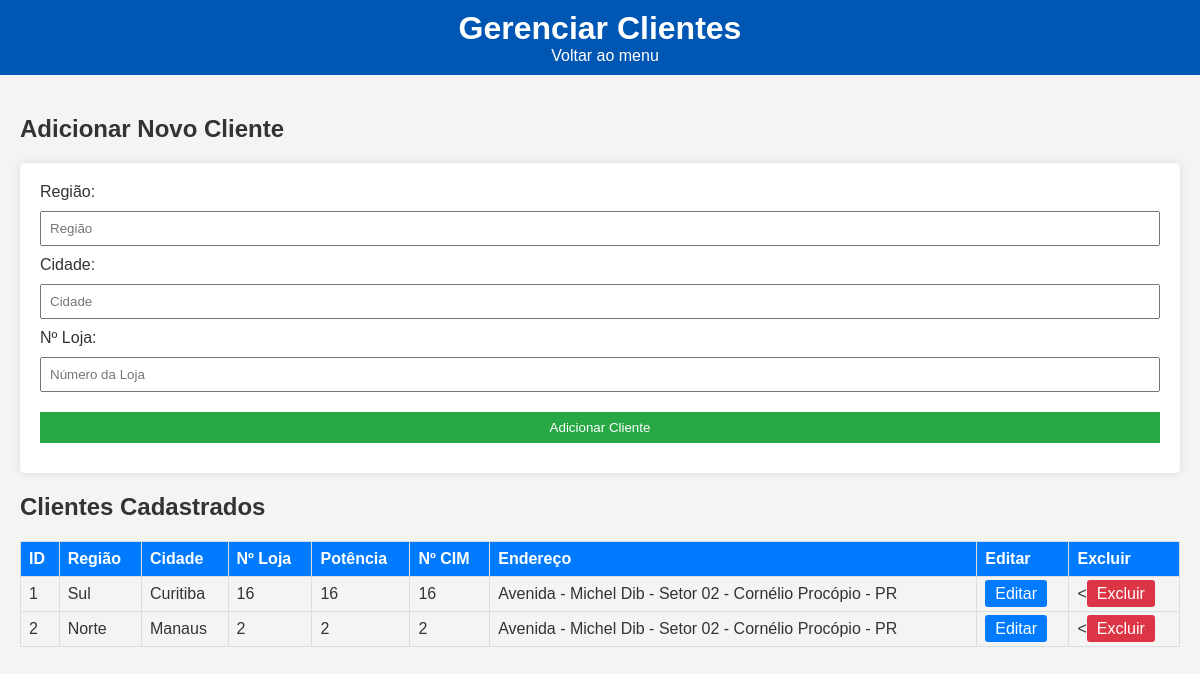
Before: /clientes with the older database file.
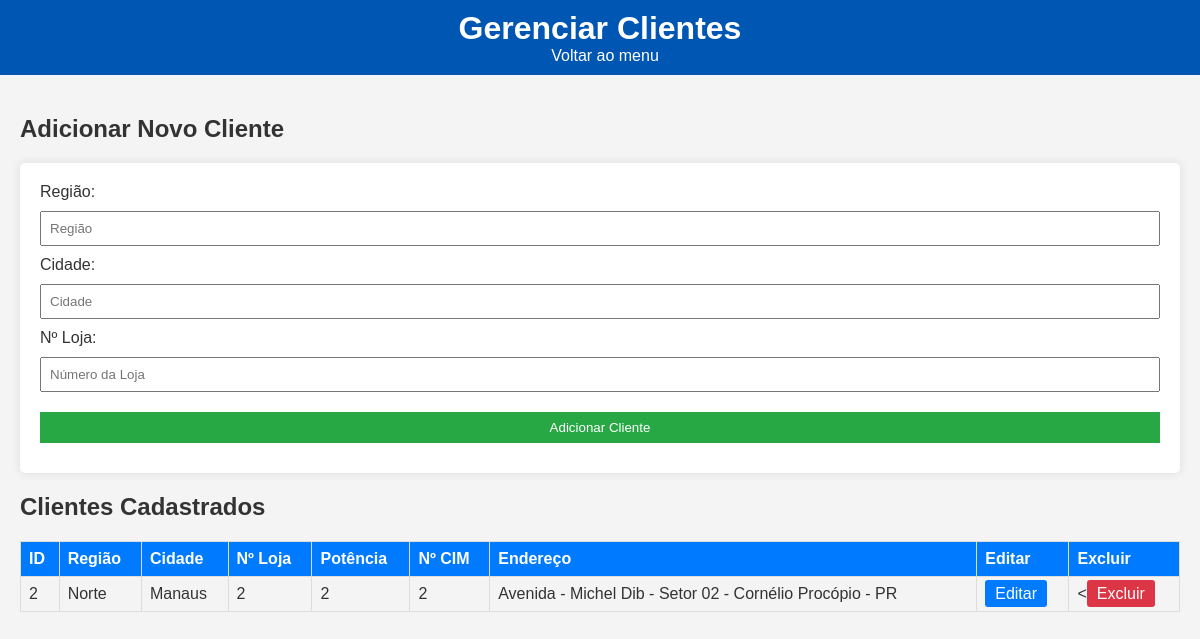
After: the same page with the newer database file.
### tables this page shows
CREATE TABLE clientes (
                 id INTEGER PRIMARY KEY,
                 regiao TEXT,
                 cidade TEXT,
                 num_loja TEXT,
                 potencia_loja TEXT,
                 num_cim TEXT,
                 endereco TEXT);

### app.py (the view, shortened to what this page needs)
@app.route('/clientes', methods=['GET', 'POST'])
def clientes():
    conn = sqlite3.connect('gestao.db')
    c = conn.cursor()
    c.execute("SELECT * FROM clientes")
    clientes_list = c.fetchall()
    conn.close()
    return render_template('clientes.html', clientes=clientes_list)

### templates/clientes.html (shortened to what this page needs)
<!DOCTYPE html>
<html lang="pt-BR">
<head>
    <link rel="stylesheet" href="{{ url_for('static', filename='style.css') }}">
</head>
<body>
    <header>
        <h1>Gerenciar Clientes</h1>
        <a href="/" class="back-btn">Voltar ao menu</a>
    </header>
    <main>
        {% if cliente_para_editar %}
            <h2>Editando Cliente (Loja: {{ cliente_para_editar[3] }})</h2>
            <form action="{{ url_for('update_cliente', id=cliente_para_editar[0]) }}" method="POST">
                <label for="regiao">Região:</label>
                <input type="text" id="regiao" name="regiao" required aria-required="true"><br>
                <label for="cidade">Cidade:</label>
                <input type="text" id="cidade" name="cidade" required aria-required="true"><br>
                <label for="num_loja">Número da Loja:</label>
                <input type="text" id="num_loja" name="num_loja" required aria-required="true"><br>
                <label for="potencia_loja">Potência da Loja:</label>
                <input type="text" id="potencia_loja" name="potencia_loja" required aria-required="true"><br>
                <label for="num_cim">Número do CIM:</label>
                <input type="text" id="num_cim" name="num_cim" required aria-required="true"><br>
                <label for="endereco">Endereço:</label>
                <input type="text" id="endereco" name="endereco" required aria-required="true"><br>
                <button type="submit">Cadastrar</button>
            </form>
        {% else %}
            <h2>Adicionar Novo Cliente</h2>
            <form action="{{ url_for('clientes') }}" method="POST">
                <input type="hidden" name="add_cliente" value="1"> <label>Região: <input type="text" name="regiao" placeholder="Região" required></label>
                <label>Cidade: <input type="text" name="cidade" placeholder="Cidade" required></label>
                <label>Nº Loja: <input type="text" name="num_loja" placeholder="Número da Loja" required></label>
                <button type="submit">Adicionar Cliente</button>
            </form>
        {% endif %}
        <h2>Clientes Cadastrados</h2>
        <table>
            <tr>
                <th>ID</th>
                <th>Região</th>
                <th>Cidade</th>
                <th>Nº Loja</th>
                <th>Potência</th>
                <th>Nº CIM</th>
                <th>Endereço</th>
                <th>Editar</th>
                <th>Excluir</th>
            </tr>
            {% for cliente in clientes %}
            <tr>
                <td>{{ cliente[0] }}</td>
                <td>{{ cliente[1] }}</td>
                <td>{{ cliente[2] }}</td>
                <td>{{ cliente[3] }}</td>
                <td>{{ cliente[4] }}</td>
                <td>{{ cliente[5] }}</td>
                <td>{{ cliente[6] }}</td>
                <td><a href="{{ url_for('clientes', action='edit', id=cliente[0]) }}" class="btn-edit">Editar</a></td>
                <td><<a href="{{ url_for('delete_cliente', id=cliente[0]) }}" class="btn-delete" onclick="return confirm('Tem certeza?');">Excluir</a></td>
            </tr>
            {% endfor %}
        </table>
    </main>
</body>
</html>

### static/style.css (style rules this page uses)
body { font-family: Arial, sans-serif; background-color: #f4f4f4; color: #333; margin: 0; padding: 0; }
header { background: #0056b3; color: white; padding: 10px; text-align: center; }
header h1 { margin: 0; }
.back-btn { color: white; text-decoration: none; margin-left: 10px; }
main { padding: 20px; }
form { background: white; padding: 20px; border-radius: 5px; box-shadow: 0 0 10px rgba(0,0,0,0.1); }
input, button { margin: 10px 0; padding: 8px; width: 100%; box-sizing: border-box; }
button { background: #28a745; color: white; border: none; cursor: pointer; }
table { width: 100%; border-collapse: collapse; margin-top: 20px; }
th, td { border: 1px solid #ddd; padding: 8px; text-align: left; }
th { background: #007bff; color: white; }
:root { --contrast-ratio: 4.5; }
.btn-edit { padding: 5px 10px; background-color: #007bff; color: white; text-decoration: none; border-radius: 3px; }
.btn-delete { padding: 5px 10px; background-color: #dc3545; color: white; text-decoration: none; border-radius: 3px; }

Changed rows visible on the page:
removed clientes: id "1", regiao "Sul", cidade "Curitiba", num_loja "16", potencia_loja "16", num_cim "16", endereco "Avenida - Michel Dib - Setor 02 - Cornélio Procópio - PR"
